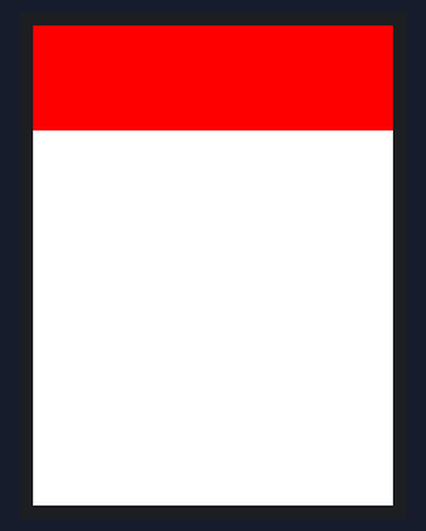
A program run on a simulated MicroPython board. Shown: 240×320 colour display. Library files of the repository ran but are not shown: ili9341.py; what the program prints to the serial console is not drawn. At 23.4 s the program stops and its outputs stay as they are.

Above: at 4.67 s.
At 5.79 s:
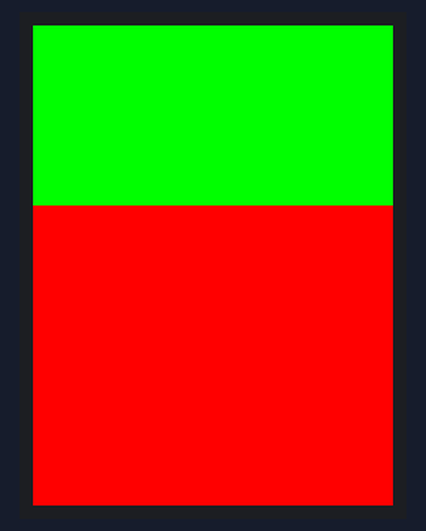
At 6.9 s:
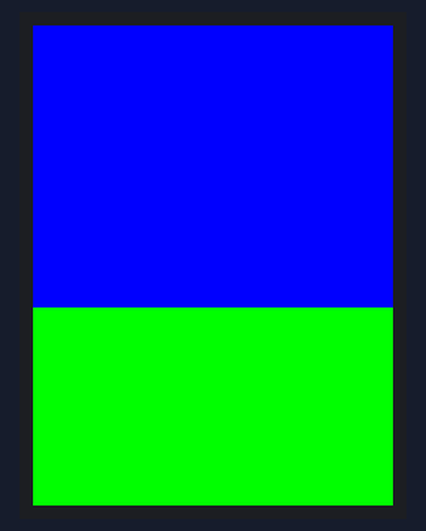
At 7.97 s:
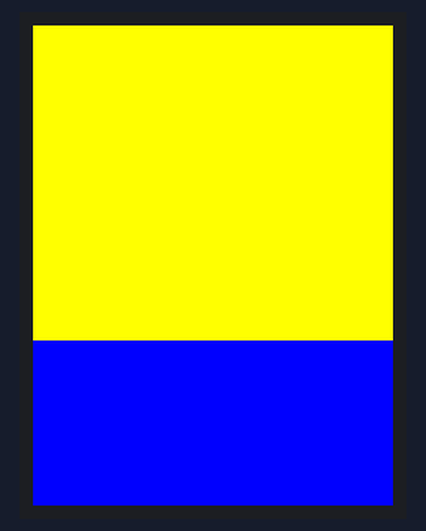
At 9.03 s:
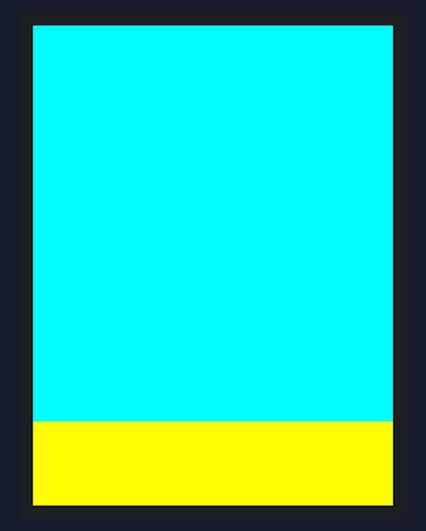
At 23.38 s:
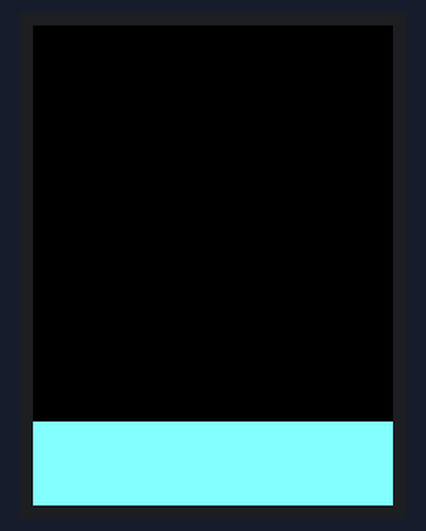

The program:

demo_clear.py
```python
"""ILI9341 demo (clear)."""
from time import sleep, ticks_ms
from ili9341 import Display, color565
from machine import Pin, SPI  # type: ignore
import gc

colors = {
    "RED": (255, 0, 0),
    "GREEN": (0, 255, 0),
    "BLUE": (0, 0, 255),
    "YELLOW": (255, 255, 0),
    "AQUA": (0, 255, 255),
    "MAROON": (128, 0, 0),
    "DARK_GREEN": (0, 128, 0),
    "NAVY": (0, 0, 128),
    "TEAL": (0, 128, 128),
    "PURPLE": (128, 0, 128),
    "ORANGE": (255, 128, 0),
    "DEEP_PINK": (255, 0, 128),
    "CYAN": (128, 255, 255),
}


def test():
    """Test code."""
    # Baud rate of 40000000 seems about the max
    spi = SPI(1, baudrate=40000000, sck=Pin(14), mosi=Pin(13))
    display = Display(spi, dc=Pin(4), cs=Pin(16), rst=Pin(17))

    # Calculate valid hlines parameters for display clear method
    valid_hlines = []
    for i in range(1, display.height):
        if display.height % i == 0:
            valid_hlines.append(i)
    # Ensure only 13 entries, truncate or repeat the last one
    valid_hlines = valid_hlines[:13]
    if len(valid_hlines) < 13:
        valid_hlines += [valid_hlines[-1]] * (13 - len(valid_hlines))
    # Ensure only 13 entries, truncate or repeat the last one
    valid_hlines = valid_hlines[:13]
    if len(valid_hlines) < 13:
        valid_hlines += [valid_hlines[-1]] * (13 - len(valid_hlines))

    print('Clearing to black...')
    start = ticks_ms()
    display.clear()
    end = ticks_ms()
    print(f'Display cleared in {end - start} ms.')
    sleep(2)

    print('Clearing to white...')
    start = ticks_ms()
    display.clear(color565(255, 255, 255))
    end = ticks_ms()
    print(f'Display cleared in {end - start} ms.')
    sleep(2)

    for hlines, (color, rgb) in zip(valid_hlines, colors.items()):
        gc.collect()
        print(f'Clearing display to {color}, hlines={hlines}...')
        try:
            start = ticks_ms()
            display.clear(hlines=hlines, color=color565(*rgb))
            end = ticks_ms()
            print(f'Display cleared in {end - start} ms.')
        except Exception as e:
            print(e)
        sleep(1)

    sleep(5)
    display.cleanup()


test()
```
